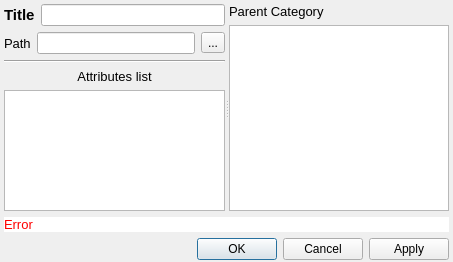
<?xml version="1.0" encoding="UTF-8"?>
<ui version="4.0">
 <class>CategoryDialog</class>
 <widget class="QDialog" name="CategoryDialog">
  <property name="geometry">
   <rect>
    <x>0</x>
    <y>0</y>
    <width>453</width>
    <height>262</height>
   </rect>
  </property>
  <property name="windowTitle">
   <string>Category Settings</string>
  </property>
  <layout class="QGridLayout" name="gridLayout">
   <property name="leftMargin">
    <number>4</number>
   </property>
   <property name="topMargin">
    <number>4</number>
   </property>
   <property name="rightMargin">
    <number>4</number>
   </property>
   <property name="bottomMargin">
    <number>2</number>
   </property>
   <item row="0" column="0">
    <widget class="QSplitter" name="splitter">
     <property name="orientation">
      <enum>Qt::Horizontal</enum>
     </property>
     <widget class="QWidget" name="layoutWidget">
      <layout class="QVBoxLayout" name="verticalLayout_3">
       <item>
        <layout class="QHBoxLayout" name="horizontalLayout_2">
         <item>
          <widget class="QLabel" name="label">
           <property name="font">
            <font>
             <pointsize>11</pointsize>
             <weight>75</weight>
             <bold>true</bold>
            </font>
           </property>
           <property name="text">
            <string>Title</string>
           </property>
          </widget>
         </item>
         <item>
          <widget class="QLineEdit" name="cattitle">
           <property name="maxLength">
            <number>256</number>
           </property>
          </widget>
         </item>
        </layout>
       </item>
       <item>
        <layout class="QHBoxLayout" name="horizontalLayout">
         <item>
          <widget class="QLabel" name="label_3">
           <property name="font">
            <font>
             <pointsize>10</pointsize>
            </font>
           </property>
           <property name="text">
            <string>Path</string>
           </property>
          </widget>
         </item>
         <item>
          <widget class="QLineEdit" name="catpath">
           <property name="readOnly">
            <bool>true</bool>
           </property>
          </widget>
         </item>
         <item>
          <widget class="QToolButton" name="toolButton">
           <property name="text">
            <string>...</string>
           </property>
          </widget>
         </item>
        </layout>
       </item>
       <item>
        <layout class="QVBoxLayout" name="verticalLayout_2">
         <item>
          <widget class="Line" name="line">
           <property name="orientation">
            <enum>Qt::Horizontal</enum>
           </property>
          </widget>
         </item>
         <item>
          <widget class="QLabel" name="label_4">
           <property name="font">
            <font>
             <pointsize>10</pointsize>
            </font>
           </property>
           <property name="text">
            <string>Attributes list</string>
           </property>
           <property name="alignment">
            <set>Qt::AlignCenter</set>
           </property>
          </widget>
         </item>
         <item>
          <widget class="QTextEdit" name="textEdit"/>
         </item>
        </layout>
       </item>
      </layout>
     </widget>
     <widget class="QWidget" name="layoutWidget">
      <layout class="QVBoxLayout" name="verticalLayout">
       <item>
        <widget class="QLabel" name="label_2">
         <property name="font">
          <font>
           <pointsize>10</pointsize>
          </font>
         </property>
         <property name="text">
          <string>Parent Category</string>
         </property>
        </widget>
       </item>
       <item>
        <widget class="QTreeView" name="treeView"/>
       </item>
      </layout>
     </widget>
    </widget>
   </item>
   <item row="2" column="0">
    <layout class="QHBoxLayout" name="horizontalLayout_3">
     <item>
      <spacer name="horizontalSpacer">
       <property name="orientation">
        <enum>Qt::Horizontal</enum>
       </property>
       <property name="sizeHint" stdset="0">
        <size>
         <width>40</width>
         <height>20</height>
        </size>
       </property>
      </spacer>
     </item>
     <item>
      <widget class="QDialogButtonBox" name="buttonBox">
       <property name="standardButtons">
        <set>QDialogButtonBox::Apply|QDialogButtonBox::Cancel|QDialogButtonBox::Ok</set>
       </property>
      </widget>
     </item>
    </layout>
   </item>
   <item row="1" column="0">
    <widget class="QLabel" name="error_label">
     <property name="styleSheet">
      <string notr="true">font: 13px;
color: #ff0000;
background: #ffffff;</string>
     </property>
     <property name="text">
      <string>Error</string>
     </property>
     <property name="wordWrap">
      <bool>true</bool>
     </property>
     <property name="textInteractionFlags">
      <set>Qt::LinksAccessibleByKeyboard|Qt::LinksAccessibleByMouse|Qt::TextBrowserInteraction|Qt::TextSelectableByKeyboard|Qt::TextSelectableByMouse</set>
     </property>
    </widget>
   </item>
  </layout>
 </widget>
 <resources/>
 <connections/>
</ui>
